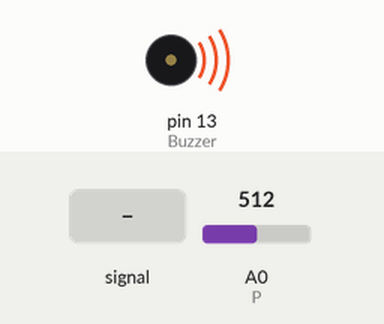
A sketch run on a simulated Arduino Uno, built with avr-gcc and run on an emulated ATmega328P. On the bench: buzzer (waves = sounding). Inputs (shaded band) come from the test bench; at power-on: A0 (P) = 512.

Above: at 1.2 s.
1.3 s: A0 (P) fed a 2 Hz sine of ±306 counts around its level
At 1.65 s:
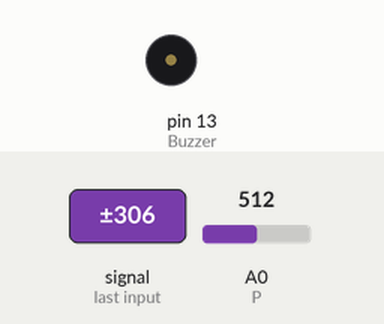
4.3 s: A0 (P) set to 716
At 4.3 s:
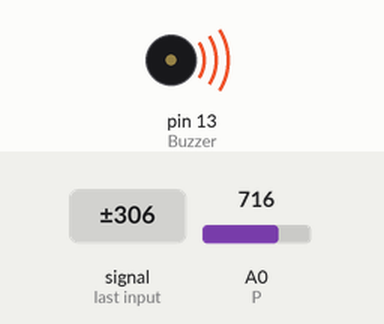
5.8 s: A0 (P) set to 751
7.3 s: A0 (P) set to 777
At 8.1 s:
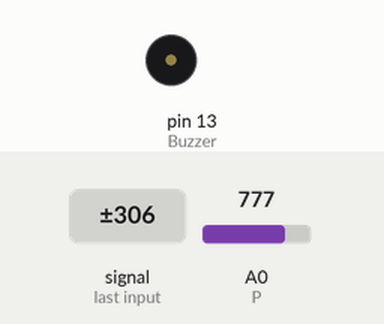
8.8 s: A0 (P) set to 511
At 10.0 s:
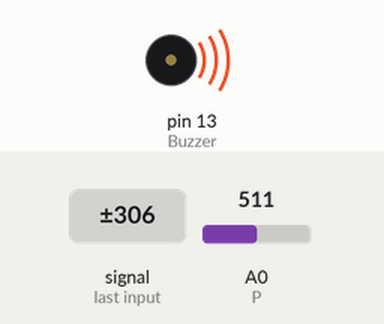
Timing chart, 0 to 11.3 s (numbered marks = the images above; inputs shaded):
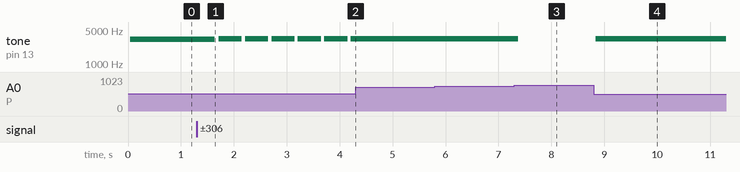

The sketch:

potentiometer.ino
```cpp
// C++ code
// Potentiometer using Arduino UNO R3
int Buzzer = 13;
int P = A0;
int pv = 0;
int Sound = 0;

void setup()
{
  pinMode(A0, INPUT);
  pinMode(Buzzer, OUTPUT);
}

void loop()
{
  pv = analogRead(P);
  Serial.println(pv);
  Sound = pv/6;
  analogWrite(Buzzer, Sound);
  digitalWrite(Buzzer, HIGH);
}
```

Measured:
- the behaviour switches between 767 and 768 on A0 (P) (found by bisection; images 2 and 3)
- after the input at 1.3 s, tone on pin 13 (Buzzer): alternates 3267 Hz for 0.44 s and silent for 0.06 s, starting after 0.34 s
- after the input at 4.3 s, tone on pin 13 (Buzzer): stops changing and stays 3267 Hz
- after the input at 5.8 s, every drawn part: stays the same
- after the input at 7.3 s, tone on pin 13 (Buzzer): 3267 Hz → silent after 0.07 s
- after the input at 8.8 s, tone on pin 13 (Buzzer): silent → 3267 Hz at once
